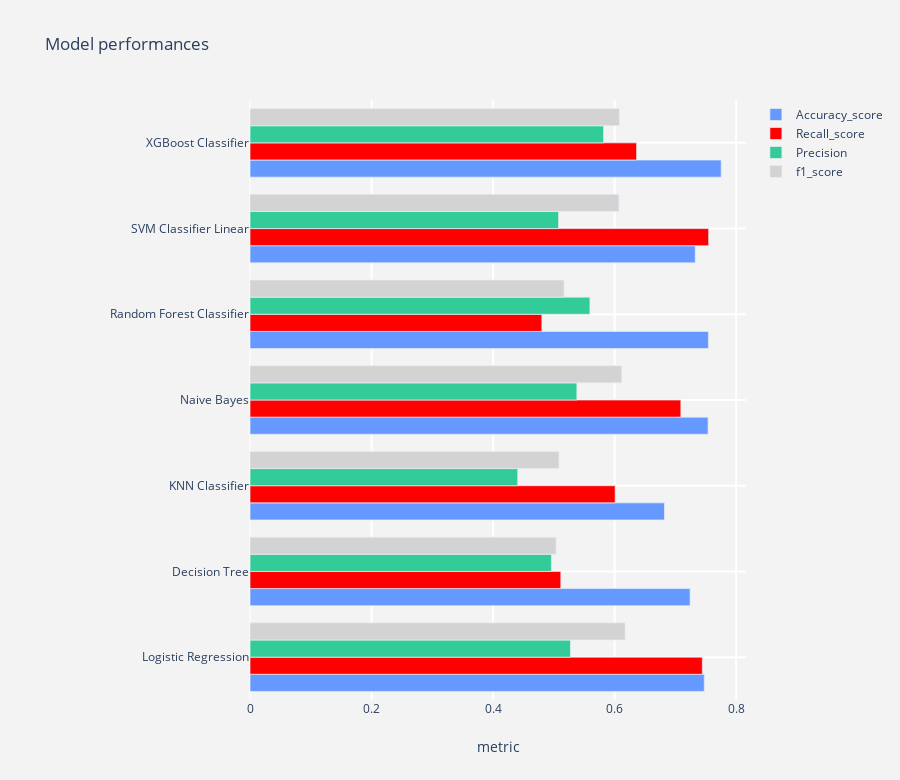

The code cell stored with this chart in its notebook:
### Code cell
# LogisticRegression
name = "Logistic Regression"
logit = LogisticRegression()
model1 = model_report(logit,X_train_smote,X_test,y_train_smote,y_test,name)

# DecisionTree Classifier
name = "Decision Tree"
decision_tree = DecisionTreeClassifier(random_state = 0)
# X_train_resampled,X_test,y_train_resampled,y_test,name
model2 = model_report(decision_tree,X_train_smote,X_test,y_train_smote,y_test,name)

# KNeighborsClassifier
name = "KNN Classifier"
knn = KNeighborsClassifier(n_neighbors=3)
model3 = model_report(knn,X_train_smote,X_test,y_train_smote,y_test,name)

name = "Naive Bayes"
gnb = GaussianNB(priors=None)
model4 = model_report(gnb,X_train_smote,X_test,y_train_smote,y_test,name)

name = "Random Forest Classifier"
rfc = RandomForestClassifier(random_state=0)
model5 = model_report(rfc,X_train_smote,X_test,y_train_smote,y_test,name)

name = "SVM Classifier Linear"
svc  = SVC(gamma='auto', kernel='linear')
model6 = model_report(svc,X_train_smote,X_test,y_train_smote,y_test,name)

name = "XGBoost Classifier"
xgc = XGBClassifier()
model7 = model_report(xgc,X_train_smote,X_test,y_train_smote,y_test,name)

#concat all models
model_performances = pd.concat([model1,model2,model3,model4,
                                model5,model6,model7],axis = 0).reset_index()

model_performances = model_performances.drop(columns = "index",axis =1)
display(model_performances)

model_performances
def output_tracer(metric,color) :
    tracer = go.Bar(y = model_performances["Model"] ,
                    x = model_performances[metric],
                    orientation = "h",name = metric ,
                    marker = dict(line = dict(width =.7),
                                  color = color)
                   )
    return tracer

layout = go.Layout(dict(title = "Model performances",
                        plot_bgcolor  = "rgb(243,243,243)",
                        paper_bgcolor = "rgb(243,243,243)",
                        xaxis = dict(gridcolor = 'rgb(255, 255, 255)',
                                     title = "metric",
                                     zerolinewidth=1,
                                     ticklen=5,gridwidth=2),
                        yaxis = dict(gridcolor = 'rgb(255, 255, 255)',
                                     zerolinewidth=1,ticklen=5,gridwidth=2),
                        margin = dict(l = 250),
                        height = 780
                       )
                  )


trace1  = output_tracer("Accuracy_score","#6699FF")
trace2  = output_tracer('Recall_score',"red")
trace3  = output_tracer('Precision',"#33CC99")
trace4  = output_tracer('f1_score',"lightgrey")

data = [trace1,trace2,trace3,trace4]
go.Figure(data=data,layout=layout)

### Figure 1 — Plotly figure (JSON) as saved in the notebook; plotly's stock layout.template omitted (floating-point values rounded to 4 significant figures)
{"data": [{"marker": {"color": "#6699FF", "line": {"width": 0.7}}, "name": "Accuracy_score", "orientation": "h", "type": "bar", "x": [0.7474, 0.7241, 0.682, 0.7537, 0.7543, 0.7327, 0.7753], "y": ["Logistic Regression", "Decision Tree", "KNN Classifier", "Naive Bayes", "Random Forest Classifier", "SVM Classifier Linear", "XGBoost Classifier"]}, {"marker": {"color": "red", "line": {"width": 0.7}}, "name": "Recall_score", "orientation": "h", "type": "bar", "x": [0.7443, 0.5114, 0.6008, 0.7089, 0.4802, 0.7547, 0.6362], "y": ["Logistic Regression", "Decision Tree", "KNN Classifier", "Naive Bayes", "Random Forest Classifier", "SVM Classifier Linear", "XGBoost Classifier"]}, {"marker": {"color": "#33CC99", "line": {"width": 0.7}}, "name": "Precision", "orientation": "h", "type": "bar", "x": [0.5272, 0.496, 0.4405, 0.5379, 0.5593, 0.5077, 0.5817], "y": ["Logistic Regression", "Decision Tree", "KNN Classifier", "Naive Bayes", "Random Forest Classifier", "SVM Classifier Linear", "XGBoost Classifier"]}, {"marker": {"color": "lightgrey", "line": {"width": 0.7}}, "name": "f1_score", "orientation": "h", "type": "bar", "x": [0.6172, 0.5036, 0.5084, 0.6117, 0.5168, 0.607, 0.6077], "y": ["Logistic Regression", "Decision Tree", "KNN Classifier", "Naive Bayes", "Random Forest Classifier", "SVM Classifier Linear", "XGBoost Classifier"]}], "layout": {"height": 780, "margin": {"l": 250}, "paper_bgcolor": "rgb(243,243,243)", "plot_bgcolor": "rgb(243,243,243)", "title": {"text": "Model performances"}, "xaxis": {"gridcolor": "rgb(255, 255, 255)", "gridwidth": 2, "ticklen": 5, "title": {"text": "metric"}, "zerolinewidth": 1}, "yaxis": {"gridcolor": "rgb(255, 255, 255)", "gridwidth": 2, "ticklen": 5, "zerolinewidth": 1}}}
